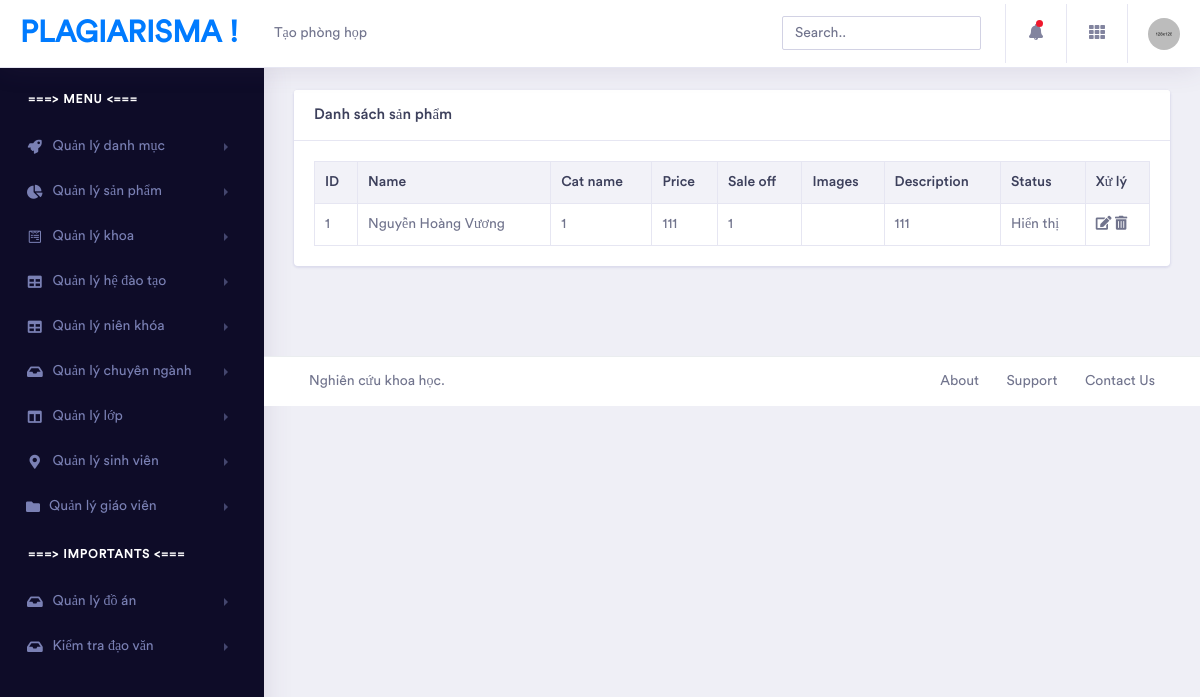
/index.php?module=listproduct, run on an earlier commit of the app's database.
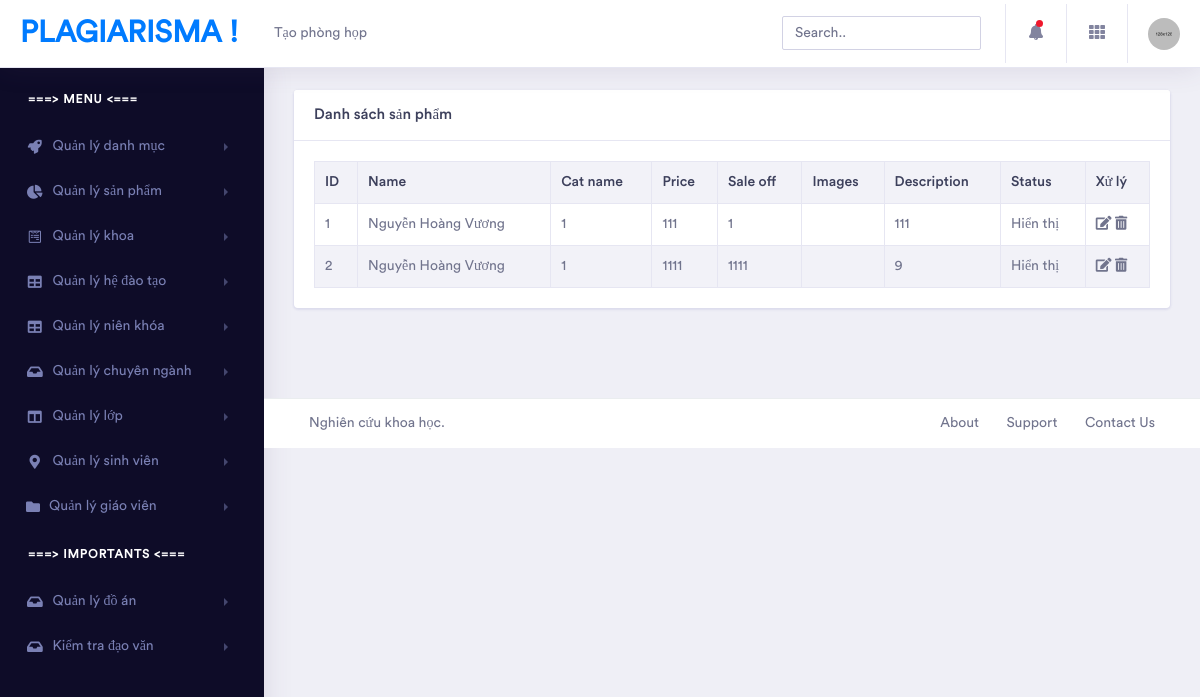
And on a later commit of the database.
### tables this page shows
CREATE TABLE `tbl_product` (
  `pro_id` int(11) NOT NULL,
  `name` varchar(50) DEFAULT NULL,
  `price` int(11) DEFAULT NULL,
  `sale_off` int(11) DEFAULT NULL,
  `description` text DEFAULT NULL,
  `cat_id` int(11) DEFAULT NULL,
  `image` text DEFAULT NULL,
  `sta_tus` tinyint(4) DEFAULT NULL
);

### modules/listproduct.php (the view, shortened to what this page needs)
<div class="container-fluid  dashboard-content">
<div class="row">
                    <div class="col-xl-12 col-lg-12 col-md-12 col-sm-12 col-12">
                        <div class="card">
                            <h5 class="card-header">Danh sách sản phẩm</h5>
                            <div class="card-body">
                                <div class="table-responsive">
                                    <table class="table table-striped table-bordered first">
                                            <tr>
                                                <th>ID</th>
                                                <th>Name</th>
                                                <th>Cat name</th>
                                                <th>Price</th>
                                                <th>Sale off</th>
                                                <th>Images</th>
                                                <th>Description</th>
                                                <th>Status</th>
                                                <th>Xử lý</th>
                                            </tr>
                                            <?php
                                                $sqlSelect = "select * from tbl_product";
                                                $result = mysqli_query($conn,$sqlSelect);
                                                $i = 0;
                                                while($row = mysqli_fetch_assoc($result)){
                                                    $i++;
                                            ?>
                                            <tr>
                                                <td><?php echo $i ?></td>
                                                <td><?php echo $row["name"] ?></td>
                                                <td><?php echo $row["cat_id"] ?></td>
                                                <td><?php echo $row["price"] ?></td>
                                                <td><?php echo $row["sale_off"] ?></td>
                                                <td>
                                                </td>
                                                <td><?php echo $row["description"] ?></td>
                                                <td><?php echo ($row["sta_tus"])?"Hiển thị":"Ẩn" ?></td>
                                                <td>
                                                    <a href="index.php?module=editproduct&id=<?php echo $row["id"] ?>"><em class="fas fa-edit"></em></a>
                                                    <a href="index.php?module=editproduct&id=<?php echo $row["id"] ?>"><em class="fas fa-trash-alt"></em></a>
                                                </td>
                                            </tr>
                                            <?php
                                                }
                                            ?>
                                    </table>
                                </div>
                            </div>
                        </div>
                    </div>
                </div>
</div>

What changed in the data, as far as the page shows it:
added tbl_product: name "Nguyễn Hoàng Vương", cat "1", price "1111", sale_off "1111", description "9", sta_tus "Hiển thị"
